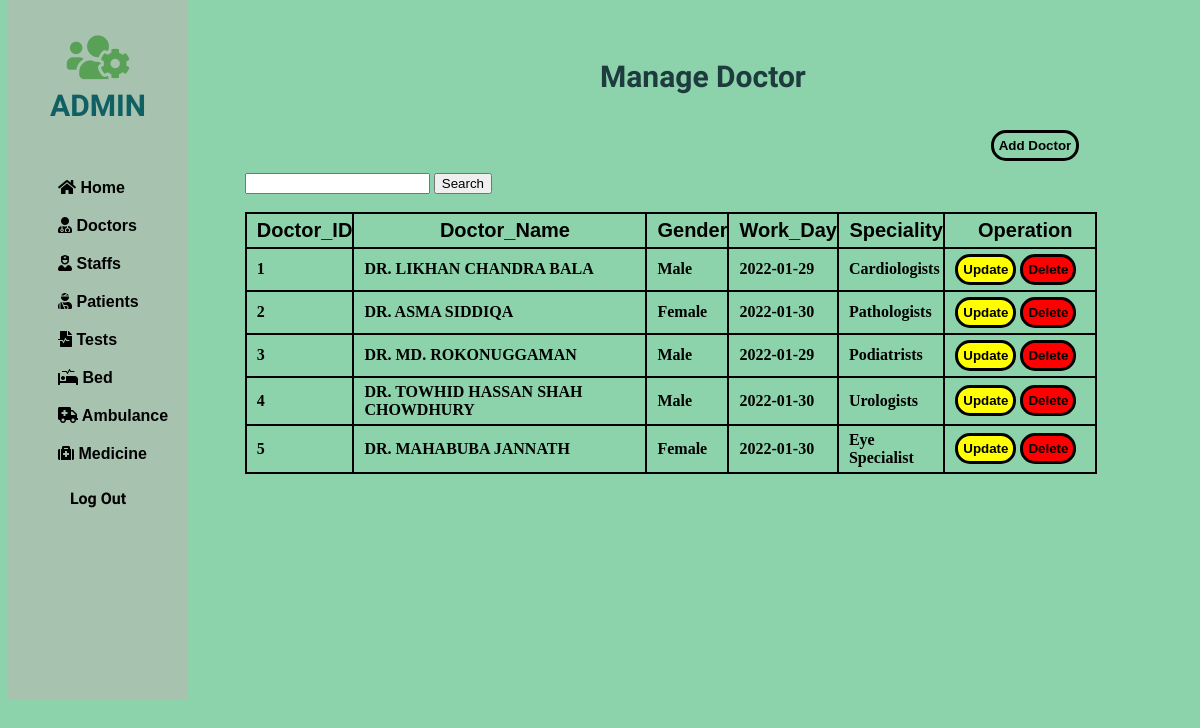
The app's page /php/Doctor/doctor.php with its own data.
### tables this page shows
CREATE TABLE IF NOT EXISTS `doctor` (
  `D_ID` int(11) NOT NULL,
  `D_Name` varchar(225) NOT NULL,
  `Gender` enum('Male','Female','Others') NOT NULL,
  `Work_Day` date NOT NULL,
  `Speciality` varchar(225) NOT NULL,
  PRIMARY KEY (`D_ID`),
  UNIQUE KEY `D_ID` (`D_ID`)
);

### php/Doctor/doctor.php (the view, shortened to what this page needs)
<!DOCTYPE html>
<html lang="en">
<head>
    <link rel="stylesheet" href="https://use.fontawesome.com/releases/v5.15.4/css/all.css">
    <link rel="stylesheet" href="https://use.fontawesome.com/releases/v5.15.4/css/all.css">
</head>
<body>
    <div class="slidebar">
        <header>
            <span>
                <i class="fas fa-users-cog"></i><br>
            </span>
            ADMIN
        </header>
        <ul>
            <li>
                <a href="/php/home.php"><i class="fas fa-home"></i> Home</a>
            </li>
            <li>
                <a href="/php/Doctor/doctor.php"><i class="fas fa-user-md"></i> Doctors</a>
            </li>
            <li>
                <a href="/php/staff/staff.php"><i class="fas fa-user-nurse"></i> Staffs</a>
            </li>
            <li>
                <a href="/php/patient/patient.php"><i class="fas fa-user-injured"></i> Patients</a>
            </li>
            <li>
                <a href="/php/test/test.php"><i class="fas fa-file-medical-alt"></i> Tests</a>
            </li>
            <li>
                <a href="/php/bed/bed.php"><i class="fas fa-procedures"></i> Bed</a>
            </li>
            <li>
                <a href="/php/Ambulence/ambulence.php"><i class="fas fa-ambulance"></i> Ambulance</a>
            </li>
            <li>
                <a href="/php/medicine/medicine.php"><i class="fas fa-medkit"></i> Medicine</a>
            </li>
        </ul>
        <div>
            <a style="text-decoration: none;" href="/php/index.php">
                <div class="logout">
                    Log Out
                </div>
            </a>
        </div>
    </div>
    <div class="container">
        <div class="row">
            <div style="margin-left: 50%; margin-top: 5%;">
                <h2>Manage <b>Doctor</b></h2>
            </div>
            <div style="margin-left: 83%; margin-top: 3%;">
                <button class="docadd"><a href="/php/Doctor/add-doctor.php">Add Doctor</a></button>
            </div>
        </div>
    </div>
    <div class="card-body">
        <div style="margin-left: 20%; margin-top: 1%;">
            <form method="post" action="search-con.php">
                <input type="text" name="search" required />
                <input type="submit" value="Search" />
            </form>
            <br>
            <table id="dataTable" width="90%" cellspacing="10">
                <thead>
                    <tr>
                        <th> Doctor_ID </th>
                        <th> Doctor_Name </th>
                        <th> Gender </th>
                        <th> Work_Day </th>
                        <th> Speciality </th>
                        <th> Operation </th>
                    </tr>
                </thead>
                <tbody>
                    <?php
                    include 'db_conn.php';
                    $sql = " SELECT * FROM doctor LIMIT 5";
                    $query = mysqli_query($conn, $sql);
                    while ($Patient_data = mysqli_fetch_array($query)) {
                    ?>
                        <tr>
                            <td><?php echo  $Patient_data['D_ID']; ?></td>
                            <td><?php echo $Patient_data['D_Name'];  ?></td>
                            <td><?php echo $Patient_data['Gender'];  ?></td>
                            <td><?php echo $Patient_data['Work_Day'];  ?></td>
                            <td><?php echo $Patient_data['Speciality'];  ?></td>
                            <td style="width: 140px;">
                                <button class="tabbutton" style="background:yellow;"><a href="/php/Doctor/update-doctor.php?D_ID=<?php echo $Patient_data['D_ID']; ?>" class="btn btn-danger"><b>Update</b></a></button>
                                <button class="tabbutton" style="background:red;"> <a href="/php/Doctor/Delete.php?D_ID=<?php echo $Patient_data['D_ID'];  ?>" class="btn btn-success"><b>Delete</b></a></button> &nbsp;
                            </td>
                        </tr>
                    <?php
                    }
                    ?>
                </tbody>
            </table>
        </div>
    </div>
</body>
</html>

### php/Doctor/doctor.php (style rules this page uses)
.slidebar { border: 20px; width: 15%; height: 700px; position: fixed; top: 0px; background-color: rgba(195, 179, 179, 0.493); }
.slidebar header { padding: 30px 10px; text-align: center; font-family: 'Mochiy Pop P One', sans-serif; font-size: 30px; font-weight: bolder; color: rgb(16, 95, 98); }
.slidebar header span { font-size: 50px; color: rgb(89, 161, 87); }
.slidebar ul li { list-style: none; padding: 10px; font-family: 'Lucida Sans', 'Lucida Sans Regular', 'Lucida Grande', 'Lucida Sans Unicode', Geneva, Verdana, sans-serif; font-weight: bolder; }
.slidebar ul li a { text-decoration: none; }
body { background-color: #8CD2AB; }
table, th, td { border: 2px solid black; border-collapse: collapse; font-weight: bold; padding: 5px 0px 5px 10px; }
.row h2 { font-family: 'Mochiy Pop P One', sans-serif; font-size: 30px; color: rgb(30, 60, 62) }
table th { font-size: 20px; font-family: sans-serif; }
.docadd { background: none; border: solid black 3px; padding: 5px; border-radius: 15px; }
a { text-decoration: none; color: black; font-weight: bold; }
.tabbutton { background: none; border: solid black 3px; padding: 5px; border-radius: 15px; }
.logout { text-align: center; margin-top: 10px; font-family: 'Mochiy Pop P One', sans-serif; font-weight: bolder; }

### records on screen
doctor: D_ID "1", D_Name "DR. LIKHAN CHANDRA BALA", Gender "Male", Work_Day "2022-01-29", Speciality "Cardiologists"
doctor: D_ID "2", D_Name "DR. ASMA SIDDIQA", Gender "Female", Work_Day "2022-01-30", Speciality "Pathologists"
doctor: D_ID "3", D_Name "DR. MD. ROKONUGGAMAN", Gender "Male", Work_Day "2022-01-29", Speciality "Podiatrists"
doctor: D_ID "4", D_Name "DR. TOWHID HASSAN SHAH CHOWDHURY", Gender "Male", Work_Day "2022-01-30", Speciality "Urologists"
doctor: D_ID "5", D_Name "DR. MAHABUBA JANNATH", Gender "Female", Work_Day "2022-01-30", Speciality "Eye Specialist"
